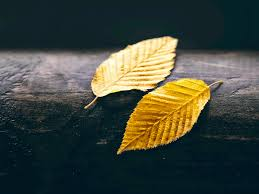
#> input picture images.jpg, 259 x 194 px
$ python amtinh.py
#> lines starting #> are read from the running program, lines starting #| are printed output that depends on the picture
import cv2
import numpy as np

# Đọc ảnh
img = cv2.imread('images.jpg', 0)  # Đọc ảnh xám
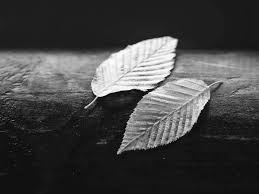
#> img: shape (194, 259); min 0, max 255, mean 67

# Tạo ảnh âm tính
height, width = img.shape
#> height = 194; width = 259
img_negative = np.zeros((height, width), np.uint8)
for i in range(height):
    for j in range(width):
        img_negative[i, j] = 255 - img[i, j]
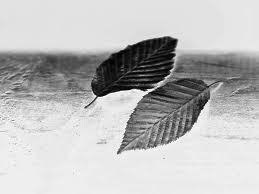
#> img_negative: shape (194, 259); min 0, max 255, mean 188

# Hiển thị ảnh
cv2.imshow('Original Image', img)
cv2.imshow('Negative Image', img_negative)
cv2.waitKey(0)
cv2.destroyAllWindows()
